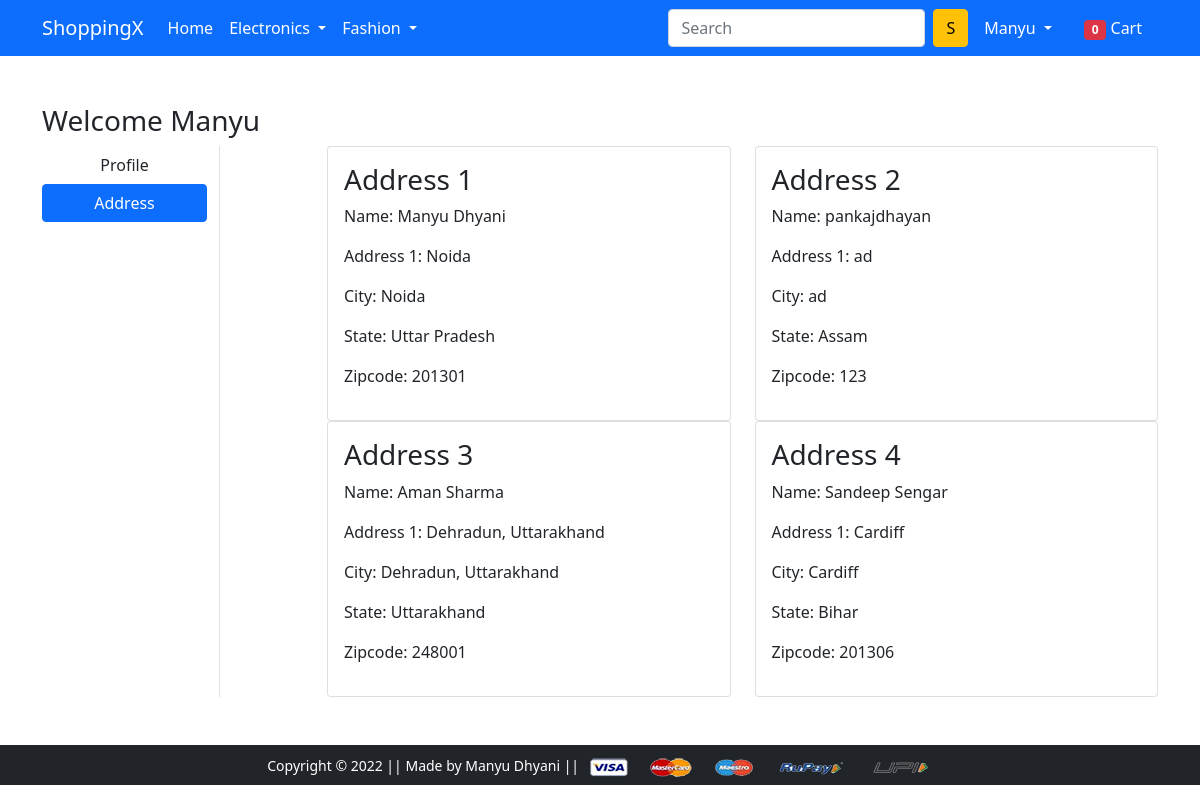
Page /address/ (signed in) on the earlier database version.
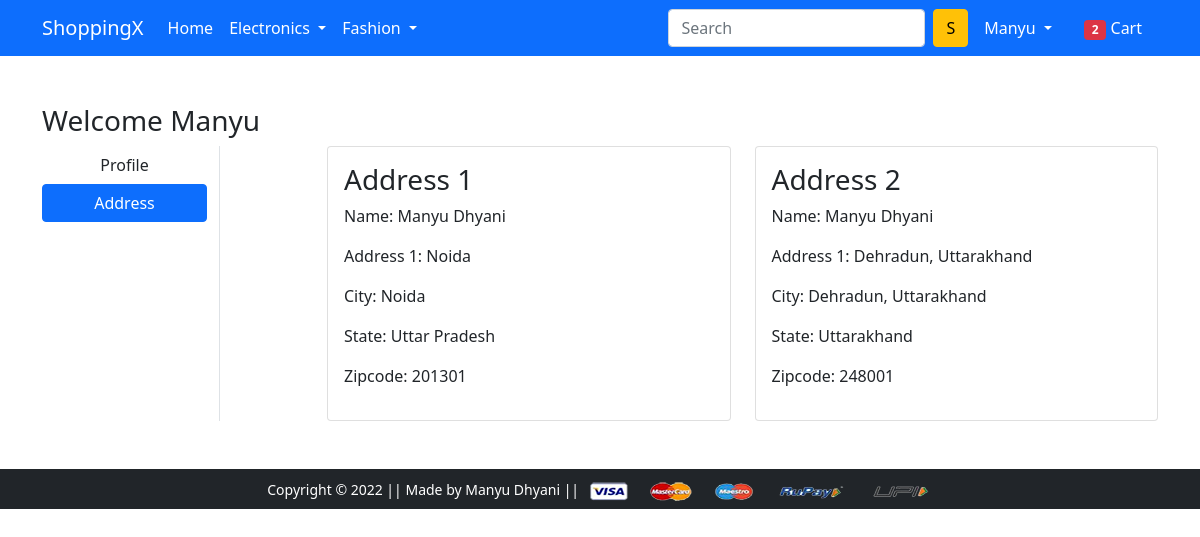
Same page on the later database version.
### store/models.py (models this page shows, shortened)
class Customer(models.Model):
    user = models.ForeignKey(User, on_delete=models.CASCADE)
    name = models.CharField(max_length=40)
    locality = models.CharField(max_length=200)
    city = models.CharField(max_length=40)
    zipcode = models.IntegerField()
    state = models.CharField(max_length=50, choices=STATE_CHOICES)

### store/views.py (the view)
# urls.py: path('address/', views.address, name='address'),
@login_required(login_url='/account/login/')
def address(request):
 address = Customer.objects.filter(user=request.user)
 return render(request, 'app/address.html', {'address': address, 'active': 'btn-primary'})

### store/views.py (called while the page is built)
def countCartItem(request):
 cartItemCount = None
 if request.user.is_authenticated:
  cartItemCount = Cart.objects.filter(user=request.user).count()
 return {'cartItemCount': cartItemCount}

### store/templates/app/address.html (shortened to what this page needs)
{% extends 'app/base.html' %}
{% load static %}
{% block main-content %}
<div class="container my-5">
 <div class="row">
 <h3>Welcome <span class="text-capitalize">{{request.user.username}}</span></h3>
  <div class="col-sm-2 border-end">
   <ul class="list-unstyled">
    <li class="d-grid"><a href="{% url 'profile' %}" class="btn">Profile</a></li>
    <li class="d-grid"><a href="{% url 'address' %}" class="btn {{active}}">Address</a></li>
   </ul>
  </div>
  <div class="col-sm-9 offset-sm-1">
   <div class="row">
    {% for address in address %}
    <div class="col-sm-6">
     <div class="card">
      <div class="card-body">
       <h3>Address {{forloop.counter}}</h3>
       <p>Name: {{address.name}}</p>
       <p>Address 1: {{address.locality}}</p>
       <p>City: {{address.city}}</p>
       <p>State: {{address.state}}</p>
       <p>Zipcode: {{address.zipcode}}</p>
      </div>
     </div>
     </div>
     {% endfor %}
   </div>
  </div>
 </div>
</div>
{% endblock main-content %}

### store/templates/app/base.html (shortened to what this page needs)
<!doctype html>
{% load static %}
<html lang="en">
  <head>
    <link href="https://cdn.jsdelivr.net/npm/bootstrap@5.0.0-beta1/dist/css/bootstrap.min.css" rel="stylesheet">
    <link rel="stylesheet" href="{% static 'app/css/owl.carousel.min.css' %}">
    <link rel="stylesheet" href="{% static 'app/css/style.css' %}">
    <link rel="stylesheet" href="https://cdnjs.cloudflare.com/ajax/libs/font-awesome/4.7.0/css/font-awesome.min.css">
  </head>
  <body>
    <nav class="navbar navbar-expand-lg navbar-dark bg-primary">
     <div class="container">
       <a class="navbar-brand" href="/">ShoppingX</a>
       <div class="collapse navbar-collapse" id="navbarSupportedContent">
         <ul class="navbar-nav me-auto mb-2 mb-lg-0">
           <li class="nav-item">
             <a class="nav-link active" aria-current="page" href="/">Home</a>
           </li>
           <li class="nav-item dropdown">
             <a class="nav-link dropdown-toggle text-white" href="#" id="electronicsDropdown" role="button" data-bs-toggle="dropdown" aria-expanded="false">
               Electronics
             </a>
           </li>
           <li class="nav-item dropdown">
             <a class="nav-link dropdown-toggle text-white" href="#" id="fashionDropdown" role="button" data-bs-toggle="dropdown" aria-expanded="false">
               Fashion
             </a>
           </li>
         </ul>
         <form class="d-flex">
           <input class="form-control me-2" type="search" placeholder="Search" aria-label="Search">
           <button class="btn btn-warning" type="submit">S</button>
         </form>
         <div>
          <ul class="navbar-nav me-auto mb-2 mb-lg-0">
           {% if request.user.is_authenticated %}
           <li class="nav-item dropdown mx-2">
              <a class="nav-link dropdown-toggle text-white" href="#" id="profileDropdown" role="button" data-bs-toggle="dropdown" aria-expanded="false">
                  {{request.user.username|capfirst}}
              </a>
            </li>
            <li class="nav-item mx-2">
             <a href="{% url 'show_cart' %}" class="nav-link text-white"><span class="badge bg-danger">{{ cartItemCount }}</span> Cart </a>
            </li>
            {% endif %}
          </ul>
         </div>
       </div>
     </div>
    </nav>
    {% block main-content %} {% endblock main-content %}
    <footer class="container-fluid bg-dark text-center p-2 mt-5">
        <small class="text-white">Copyright &copy; 2022 || Made by Manyu Dhyani || </small>
        <img src="{% static 'app/images/payment.png' %}" alt="" srcset="" class="img-fluid" height="2px">
    </footer>
  </body>
</html>

Differences in the rows shown:
removed Customer: name "pankajdhayan", locality "ad", city "ad", state "Assam", zipcode "123"
removed Customer: name "Sandeep Sengar", locality "Cardiff", city "Cardiff", state "Bihar", zipcode "201306"
changed Customer "Dehradun, Uttarakhand": name "Aman Sharma" → "Manyu Dhyani"
Other differences:
{{ cartItemCount }}: "0" → "2"
